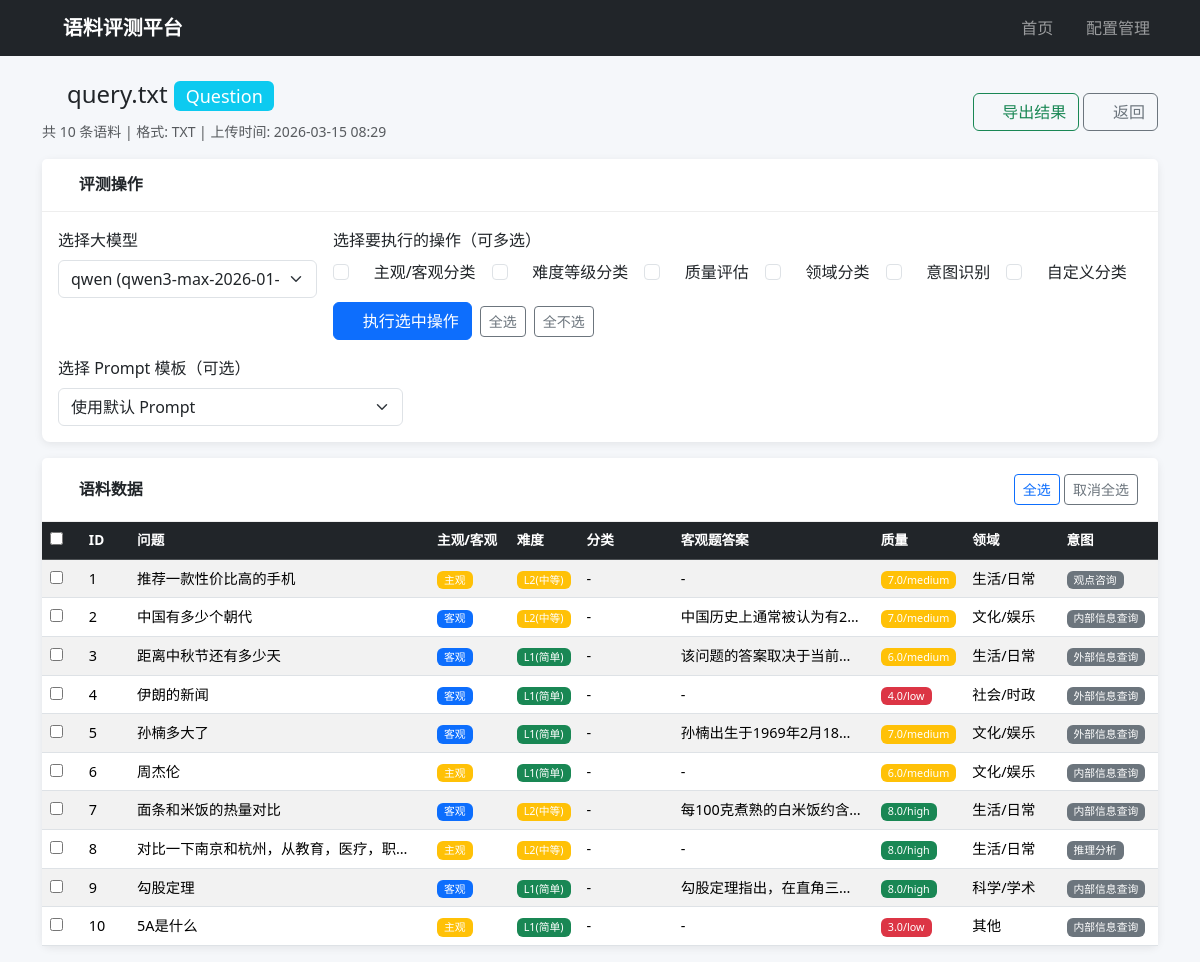
The page /corpus/2 on the database its author committed.
### models.py (models this page shows)
class CorpusFile(db.Model):
    __tablename__ = 'corpus_file'
    id = db.Column(db.Integer, primary_key=True)
    filename = db.Column(db.String(500), nullable=False)
    original_name = db.Column(db.String(500), nullable=False)
    file_type = db.Column(db.String(10), nullable=False)  # csv / txt
    corpus_type = db.Column(db.String(20), nullable=False)  # question / qa
    record_count = db.Column(db.Integer, default=0)
    created_at = db.Column(db.DateTime, default=datetime.utcnow)
    items = db.relationship('CorpusItem', backref='corpus_file', lazy=True, cascade='all, delete-orphan')

class CorpusItem(db.Model):
    __tablename__ = 'corpus_item'
    id = db.Column(db.Integer, primary_key=True)
    file_id = db.Column(db.Integer, db.ForeignKey('corpus_file.id'), nullable=False)
    question = db.Column(db.Text, nullable=False)
    answer = db.Column(db.Text, nullable=True)  # QA 对时有值
    subj_obj = db.Column(db.String(20), nullable=True)  # subjective / objective
    difficulty = db.Column(db.String(20), nullable=True)  # easy / medium / hard
    category = db.Column(db.String(200), nullable=True)  # 自定义分类
    objective_answer = db.Column(db.Text, nullable=True)  # 客观题答案
    quality_score = db.Column(db.Float, nullable=True)  # 综合质量分 1-10
    quality_label = db.Column(db.String(20), nullable=True)  # high / medium / low
    quality_detail = db.Column(db.Text, nullable=True)  # 质量评估详情 JSON
    domain = db.Column(db.String(100), nullable=True)  # 领域
    sub_domain = db.Column(db.String(100), nullable=True)  # 子领域
    intent = db.Column(db.String(50), nullable=True)  # 意图英文标识
    intent_cn = db.Column(db.String(50), nullable=True)  # 意图中文名
    intent_confidence = db.Column(db.Float, nullable=True)  # 置信度
    answer_score = db.Column(db.Float, nullable=True)
    score_reason = db.Column(db.Text, nullable=True)
    created_at = db.Column(db.DateTime, default=datetime.utcnow)

### app.py (the view)
@app.route('/corpus/<int:file_id>')
def corpus_detail(file_id):
    corpus = CorpusFile.query.get_or_404(file_id)
    items = CorpusItem.query.filter_by(file_id=file_id).all()
    configs = LLMConfig.query.all()
    prompts = PromptTemplate.query.all()
    return render_template('corpus_detail.html', corpus=corpus, items=items,
                           configs=configs, prompts=prompts)

### templates/corpus_detail.html (shortened to what this page needs)
{% extends "base.html" %}
{% block content %}
<div class="d-flex justify-content-between align-items-center mb-3">
    <div>
        <h4>
            <i class="bi bi-file-earmark-text"></i> {{ corpus.original_name }}
            {% if corpus.corpus_type == 'question' %}
            <span class="badge bg-info">Question</span>
            {% else %}
            <span class="badge bg-success">QA对</span>
            {% endif %}
        </h4>
        <small class="text-muted">
            共 {{ corpus.record_count }} 条语料 |
            格式: {{ corpus.file_type|upper }} |
            上传时间: {{ corpus.created_at.strftime('%Y-%m-%d %H:%M') }}
        </small>
    </div>
    <div>
        <a href="/api/export/{{ corpus.id }}" class="btn btn-outline-success">
            <i class="bi bi-download"></i> 导出结果
        </a>
        <a href="/" class="btn btn-outline-secondary">
            <i class="bi bi-arrow-left"></i> 返回
        </a>
    </div>
</div>
<div class="card mb-3">
    <div class="card-header">
        <h5><i class="bi bi-tools"></i> 评测操作</h5>
    </div>
    <div class="card-body">
        <div class="row g-3">
            <div class="col-md-3">
                <label class="form-label">选择大模型</label>
                <select id="config-select" class="form-select" onchange="rememberConfig(this.value)">
                    {% for config in configs %}
                    <option value="{{ config.id }}">
                        {{ config.name }} ({{ config.model }})
                    </option>
                    {% endfor %}
                </select>
            </div>
            <div class="col-md-9">
                <label class="form-label">选择要执行的操作（可多选）</label>
                <div class="d-flex flex-wrap gap-3">
                    <div class="form-check">
                        <input class="form-check-input op-check" type="checkbox" value="subj_obj" id="op-subj-obj">
                        <label class="form-check-label" for="op-subj-obj">
                            <i class="bi bi-diagram-2 text-primary"></i> 主观/客观分类
                        </label>
                    </div>
                    <div class="form-check">
                        <input class="form-check-input op-check" type="checkbox" value="difficulty" id="op-difficulty">
                        <label class="form-check-label" for="op-difficulty">
                            <i class="bi bi-bar-chart-steps text-warning"></i> 难度等级分类
                        </label>
                    </div>
                    <div class="form-check">
                        <input class="form-check-input op-check" type="checkbox" value="quality" id="op-quality">
                        <label class="form-check-label" for="op-quality">
                            <i class="bi bi-clipboard-check text-secondary"></i> 质量评估
                        </label>
                    </div>
                    <div class="form-check">
                        <input class="form-check-input op-check" type="checkbox" value="domain" id="op-domain">
                        <label class="form-check-label" for="op-domain">
                            <i class="bi bi-globe text-dark"></i> 领域分类
                        </label>
                    </div>
                    <div class="form-check">
                        <input class="form-check-input op-check" type="checkbox" value="intent" id="op-intent">
                        <label class="form-check-label" for="op-intent">
                            <i class="bi bi-bullseye" style="color:#6f42c1;"></i> 意图识别
                        </label>
                    </div>
                    <div class="form-check">
                        <input class="form-check-input op-check" type="checkbox" value="category" id="op-category">
                        <label class="form-check-label" for="op-category">
                            <i class="bi bi-tags text-info"></i> 自定义分类
                        </label>
                    </div>
                </div>
                <div class="mt-3 d-flex gap-2 align-items-center">
                    <button class="btn btn-primary" onclick="runBatchOperations()">
                        <i class="bi bi-play-fill"></i> 执行选中操作
                    </button>
                    <button class="btn btn-outline-secondary btn-sm" onclick="toggleAllOps(true)">全选</button>
                    <button class="btn btn-outline-secondary btn-sm" onclick="toggleAllOps(false)">全不选</button>
                </div>
            </div>
        </div>
        <div class="row mt-3">
            <div class="col-md-4">
                <label class="form-label">选择 Prompt 模板（可选）</label>
                <select id="prompt-select" class="form-select">
                    <option value="">使用默认 Prompt</option>
                </select>
            </div>
        </div>
    </div>
</div>
<div class="card">
    <div class="card-header d-flex justify-content-between align-items-center">
        <h5><i class="bi bi-table"></i> 语料数据</h5>
        <div>
            <button class="btn btn-sm btn-outline-primary" onclick="selectAll()">全选</button>
            <button class="btn btn-sm btn-outline-secondary" onclick="deselectAll()">取消全选</button>
        </div>
    </div>
    <div class="card-body p-0">
        <div class="table-responsive">
            <table class="table table-hover table-striped mb-0">
                <thead class="table-dark">
                    <tr>
                        <th width="40"><input type="checkbox" id="select-all-cb" onchange="toggleAll(this)"></th>
                        <th width="50">ID</th>
                        <th>问题</th>
                        <th width="80">主观/客观</th>
                        <th width="70">难度</th>
                        <th width="100">分类</th>
                        <th>客观题答案</th>
                        <th width="70">质量</th>
                        <th width="100">领域</th>
                        <th width="100">意图</th>
                    </tr>
                </thead>
                <tbody>
                    {% for item in items %}
                    <tr>
                        <td><input type="checkbox" class="item-cb" value="{{ item.id }}"></td>
                        <td>{{ loop.index }}</td>
                        <td class="text-truncate" style="max-width: 300px;" title="{{ item.question }}">
                            {{ item.question }}
                        </td>
                        <td>
                            {% if item.subj_obj == 'objective' %}
                            <span class="badge bg-primary">客观</span>
                            {% elif item.subj_obj == 'subjective' %}
                            <span class="badge bg-warning">主观</span>
                            {% else %}
                            <span class="text-muted">-</span>
                            {% endif %}
                        </td>
                        <td>
                            {% if item.difficulty == 'L1' %}
                            <span class="badge bg-success">L1(简单)</span>
                            {% elif item.difficulty == 'L2' %}
                            <span class="badge bg-warning">L2(中等)</span>
                            {% elif item.difficulty == 'L3' %}
                            <span class="badge bg-danger">L3(困难)</span>
                            {% else %}
                            <span class="text-muted">-</span>
                            {% endif %}
                        </td>
                        <td>{{ item.category or '-' }}</td>
                        <td class="text-truncate" style="max-width: 200px;" title="{{ item.objective_answer }}">
                            {{ item.objective_answer or '-' }}
                        </td>
                        <td>
                            {% if item.quality_score is not none and item.quality_score %}
                            <span class="badge {% if item.quality_label == 'high' %}bg-success{% elif item.quality_label == 'medium' %}bg-warning{% else %}bg-danger{% endif %}"
                                  title="质量评分: {{ item.quality_score }}">
                                {{ item.quality_score }}/{{ item.quality_label }}
                            </span>
                            {% else %}
                            <span class="text-muted">-</span>
                            {% endif %}
                        </td>
                        <td>
                            {% if item.domain %}
                            <span title="{{ item.sub_domain or '' }}">{{ item.domain }}</span>
                            {% else %}
                            <span class="text-muted">-</span>
                            {% endif %}
                        </td>
                        <td>
                            {% if item.intent_cn %}
                            <span class="badge bg-secondary" title="置信度: {{ item.intent_confidence }}">
                                {{ item.intent_cn }}
                            </span>
                            {% else %}
                            <span class="text-muted">-</span>
                            {% endif %}
                        </td>
                    </tr>
                    {% endfor %}
                </tbody>
            </table>
        </div>
    </div>
</div>
{% endblock %}

### static/css/style.css (style rules this page uses)
body { background-color: #f5f7fa; }
.card { border: none; box-shadow: 0 2px 8px rgba(0, 0, 0, 0.08); border-radius: 8px; margin-bottom: 1rem; }
.card-header { background-color: #fff; border-bottom: 1px solid #eee; padding: 1rem 1.25rem; }
.card-header h5 { margin: 0; font-size: 1rem; font-weight: 600; }
.table th { font-weight: 600; font-size: 0.85rem; white-space: nowrap; }
.table td { font-size: 0.9rem; vertical-align: middle; }
.text-truncate { overflow: hidden; text-overflow: ellipsis; white-space: nowrap; }
.badge { font-weight: 500; }

### rows shown on the page
CorpusFile: original_name "query.txt", record_count "10", file_type "TXT", created_at "2026-03-15 08:29"
CorpusItem: question "推荐一款性价比高的手机", subj_obj "主观", difficulty "L2(中等)", category "-", objective_answer "-", quality_score "7.0", quality_label "medium", domain "生活/日常", intent_cn "观点咨询"
CorpusItem: question "中国有多少个朝代", subj_obj "客观", difficulty "L2(中等)", category "-", objective_answer "中国历史上通常被认为有2…", quality_score "7.0", quality_label "medium", domain "文化/娱乐", intent_cn "内部信息查询"
CorpusItem: question "距离中秋节还有多少天", subj_obj "客观", difficulty "L1(简单)", category "-", objective_answer "该问题的答案取决于当前…", quality_score "6.0", quality_label "medium", domain "生活/日常", intent_cn "外部信息查询"
CorpusItem: question "伊朗的新闻", subj_obj "客观", difficulty "L1(简单)", category "-", objective_answer "-", quality_score "4.0", quality_label "low", domain "社会/时政", intent_cn "外部信息查询"
CorpusItem: question "孙楠多大了", subj_obj "客观", difficulty "L1(简单)", category "-", objective_answer "孙楠出生于1969年2月18…", quality_score "7.0", quality_label "medium", domain "文化/娱乐", intent_cn "外部信息查询"
CorpusItem: question "周杰伦", subj_obj "主观", difficulty "L1(简单)", category "-", objective_answer "-", quality_score "6.0", quality_label "medium", domain "文化/娱乐", intent_cn "内部信息查询"
CorpusItem: question "面条和米饭的热量对比", subj_obj "客观", difficulty "L2(中等)", category "-", objective_answer "每100克煮熟的白米饭约含…", quality_score "8.0", quality_label "high", domain "生活/日常", intent_cn "内部信息查询"
CorpusItem: question "对比一下南京和杭州，从教育，医疗，职…", subj_obj "主观", difficulty "L2(中等)", category "-", objective_answer "-", quality_score "8.0", quality_label "high", domain "生活/日常", intent_cn "推理分析"
CorpusItem: question "勾股定理", subj_obj "客观", difficulty "L1(简单)", category "-", objective_answer "勾股定理指出，在直角三…", quality_score "8.0", quality_label "high", domain "科学/学术", intent_cn "内部信息查询"
CorpusItem: question "5A是什么", subj_obj "主观", difficulty "L1(简单)", category "-", objective_answer "-", quality_score "3.0", quality_label "low", domain "其他", intent_cn "内部信息查询"

### other values the page prints
form field value "qwen (qwen3-max-2026-01-23)"
